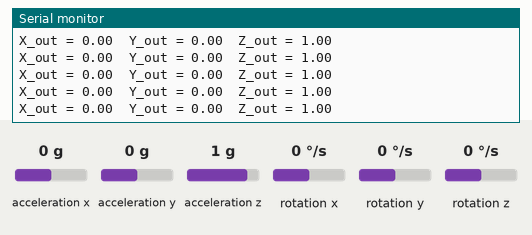
A sketch run on a simulated Arduino Uno, built with avr-gcc and run on an emulated ATmega328P. Shown: the last lines printed to the serial monitor. Wiring (inferred from the names in the program): HMC5883L compass at I2C address 0x1E; ADXL345 accelerometer at I2C address 0x53; ITG-3200 gyroscope at I2C address 0x68. The test bench sets the inputs (shaded band); at power-on: acceleration x 0 g, acceleration y 0 g, acceleration z 1 g, rotation x 0 °/s, rotation y 0 °/s, rotation z 0 °/s.

Above: at 3.6 s.
3.7 s: acceleration x set to -1.4 g
At 3.74 s:
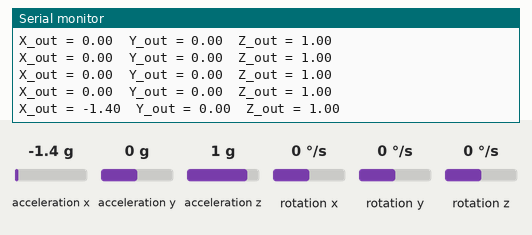
5.6 s: acceleration y set to -1.4 g
At 5.63 s:
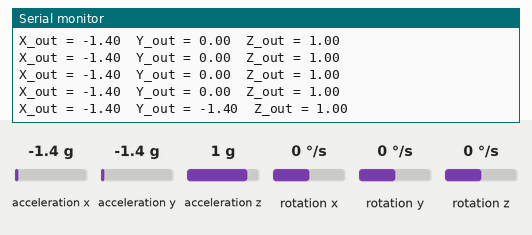
7.1 s: acceleration z set to -1.4 g
At 7.11 s:
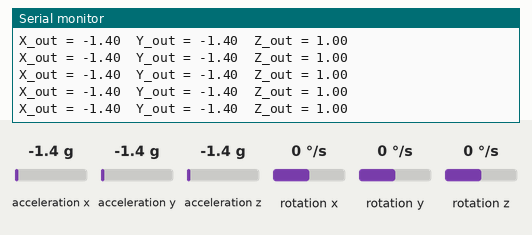
Timing chart, 0 to 10.1 s (numbered marks = the images above; inputs shaded):
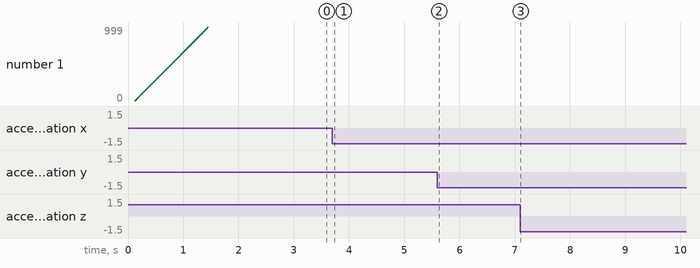

The sketch:

accelerometer_calibrate.ino
```cpp
#include <Wire.h>
#include "GY_85.h"
#define X_CALIB 0
#define Y_CALIB 1
#define Z_CALIB 2
#define MODE_CALIB X_CALIB

// int ADXL345 = 0x53; // The ADXL345 sensor I2C address

GY_85 GY85;

void setup() {
  Serial.begin(230400);
  GY85.init();
  Wire.begin();
  // Note: You should calibrate upon re-powering the sensor
  // Uncomment if you want to calibrate
  Serial.println("Beginning Calibration1");
  calibrateADXL345(); // Calibrate the sensor
  Serial.println("Beginning Calibration2");
}

void calibrateADXL345() {
  float X_out, Y_out, Z_out; // Outputs
  int X_offset = 0, Y_offset = 0, Z_offset = 0; // Offset values
  // Serial.println("Beginning Calibration");
  // You should calibrate with the positive axis pointed upwards against gravity
  // You should calibrate each axis separately and change the offset constant,
  // You need to run this code three times if you want to calibrate all three axes
  float numReadings = 1000;

#if MODE_CALIB == X_CALIB
  float xSum = 0;
#endif

#if MODE_CALIB == Y_CALIB
  float ySum = 0;
#endif

#if MODE_CALIB == Z_CALIB
  float zSum = 0;
#endif

  Serial.println("Beginning Calibration");
  for (int i = 0; i < numReadings; i++) {
    Serial.println(i);

    // Read data from sensors
    int16_t* accelerometerReadings = GY85.readFromAccelerometer();
    int16_t ax = GY85.accelerometer_x(accelerometerReadings);
    int16_t ay = GY85.accelerometer_y(accelerometerReadings);
    int16_t az = GY85.accelerometer_z(accelerometerReadings);

    // Масштабирование (для ±4g: 128 LSB/g)
    X_out = (float)ax / 128.0;
    Y_out = (float)ay / 128.0;
    Z_out = (float)az / 128.0;

#if MODE_CALIB == X_CALIB
    xSum += X_out;
#endif

#if MODE_CALIB == Y_CALIB
    ySum += Y_out;
#endif

#if MODE_CALIB == Z_CALIB
    zSum += Z_out;
#endif

  }

#if MODE_CALIB == X_CALIB
  // X_offset = (128 - xSum / numReadings) / 4;
  X_offset = xSum / numReadings / 128.0;
  Serial.print("X_offset= " );
  Serial.print(X_offset, 6);
#endif

#if MODE_CALIB == Y_CALIB
  // Y_offset = (128 - ySum / numReadings) / 4;
  Y_offset = ySum / numReadings / 128.0;
  Serial.print("Y_offset= " );
  Serial.print(Y_offset, 6);
#endif

#if MODE_CALIB == Z_CALIB
  // Z_offset = (128 - (zSum / numReadings)) / 4;
  Z_offset = zSum / numReadings / 128.0;
  Serial.print("Z_offset= " );
  Serial.print(Z_offset, 6);
#endif

  Serial.println();
  delay(1000);
  // We need to add it to the offset channel respectively =
  // Once you write to the offset channel you do not need to do it again,
  // unless you unpower and power the device
  // Each offset address is different for X, Y, and Z

#if MODE_CALIB == X_CALIB
  Wire.beginTransmission(ADXL345);
  Wire.write(0x1E);
  Wire.write(X_offset);
  Wire.endTransmission();
#endif

#if MODE_CALIB == Y_CALIB
  Wire.beginTransmission(ADXL345);
  Wire.write(0x1F);
  Wire.write(Y_offset);
  Wire.endTransmission();
#endif

#if MODE_CALIB == Z_CALIB
  Wire.beginTransmission(ADXL345);
  Wire.write(0x20);
  Wire.write(Z_offset);
  Wire.endTransmission();
#endif
}

void loop() {
  // Read data from sensors
  int16_t* accelerometerReadings = GY85.readFromAccelerometer();
  int16_t ax = GY85.accelerometer_x(accelerometerReadings);
  int16_t ay = GY85.accelerometer_y(accelerometerReadings);
  int16_t az = GY85.accelerometer_z(accelerometerReadings);

  // Масштабирование (для ±4g: 128 LSB/g)
  float X_out = (float)ax / 128.0;
  float Y_out = (float)ay / 128.0;
  float Z_out = (float)az / 128.0;

  Serial.print("X_out = ");
  Serial.print(X_out);
  Serial.print("  Y_out = ");
  Serial.print(Y_out);
  Serial.print("  Z_out = ");
  Serial.println(Z_out);
  delay(50);
}
```

GY_85.h
```cpp
#ifndef GY_85_h
#define GY_85_h

#if ARDUINO >= 100
 #include "Arduino.h"
#else
 #include "WProgram.h"
#endif

#include <Wire.h>

//----------addresses----------//
#define ADXL345 (0x53)         // Device address as specified in data sheet //ADXL345 accelerometer
#define DATAX0  (0x32)         //X-Axis Data 0
//#define DATAX1 0x33          //X-Axis Data 1
//#define DATAY0 0x34          //Y-Axis Data 0
//#define DATAY1 0x35          //Y-Axis Data 1
//#define DATAZ0 0x36          //Z-Axis Data 0
//#define DATAZ1 0x37          //Z-Axis Data 1
#define HMC5883 (0x1E)         //gyro
#define ITG3200 (0x68)         //compass


class GY_85 {

private:
    void GyroCalibrate();
    void SetGyro();
    void SetCompass();
    void SetAccelerometer();

public:
    void   init();
    int*   readFromAccelerometer();
    int*   readFromCompass();
    float* readGyro();

    //callback functions
    inline int accelerometer_x( int* a ){ return *(   a ); }
    inline int accelerometer_y( int* a ){ return *( 1+a ); }
    inline int accelerometer_z( int* a ){ return *( 2+a ); }

    //-----------------------------------

    inline int compass_x( int* a ){ return *(   a ); }
    inline int compass_y( int* a ){ return *( 1+a ); }
    inline int compass_z( int* a ){ return *( 2+a ); }

    //-----------------------------------

    inline float gyro_x( float* a ){ return *(   a ) / 14.375; }
    inline float gyro_y( float* a ){ return *( 1+a ) / 14.375; }
    inline float gyro_z( float* a ){ return *( 2+a ) / 14.375; }
    inline float temp  ( float* a ){ return  35+( *( 3+a )+13200 ) / 280; }
};

#endif
```

GY_85.h
```cpp
#ifndef GY_85_h
#define GY_85_h

#if ARDUINO >= 100
 #include "Arduino.h"
#else
 #include "WProgram.h"
#endif

#include <Wire.h>

//----------addresses----------//
#define ADXL345 (0x53)         // Device address as specified in data sheet //ADXL345 accelerometer
#define DATAX0  (0x32)         //X-Axis Data 0
//#define DATAX1 0x33          //X-Axis Data 1
//#define DATAY0 0x34          //Y-Axis Data 0
//#define DATAY1 0x35          //Y-Axis Data 1
//#define DATAZ0 0x36          //Z-Axis Data 0
//#define DATAZ1 0x37          //Z-Axis Data 1
#define HMC5883 (0x1E)         //gyro
#define ITG3200 (0x68)         //compass


class GY_85 {

private:
    void GyroCalibrate();
    void SetGyro();
    void SetCompass();
    void SetAccelerometer();

public:
    void   init();
    int16_t*   readFromAccelerometer();
    int16_t*   readFromCompass();
    int16_t* readGyro();

    //callback functions
    inline int16_t accelerometer_x( int16_t* a ){ return *(   a ); }
    inline int16_t accelerometer_y( int16_t* a ){ return *( 1+a ); }
    inline int16_t accelerometer_z( int16_t* a ){ return *( 2+a ); }

    //-----------------------------------

    inline int16_t compass_x( int16_t* a ){ return *(   a ); }
    inline int16_t compass_y( int16_t* a ){ return *( 1+a ); }
    inline int16_t compass_z( int16_t* a ){ return *( 2+a ); }

    //-----------------------------------

    inline float gyro_x( int16_t* a ){ return *(   a ) / 14.375; }
    inline float gyro_y( int16_t* a ){ return *( 1+a ) / 14.375; }
    inline float gyro_z( int16_t* a ){ return *( 2+a ) / 14.375; }
    inline float temp  ( int16_t* a ){ return  35+( *( 3+a )+13200 ) / 280; }
};

#endif
```

Measured:
- after the input at 5.6 s, the serial monitor: prints a new line at once (image 2)
